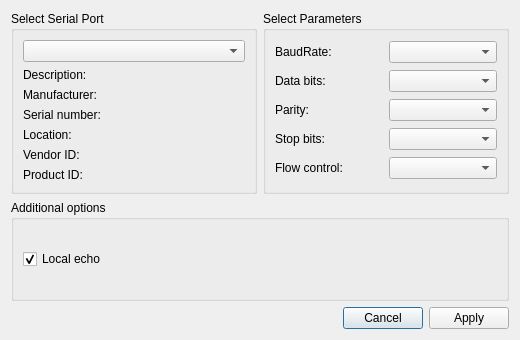
<?xml version="1.0" encoding="UTF-8"?>
<ui version="4.0">
 <class>SettingsDialog</class>
 <widget class="QDialog" name="SettingsDialog">
  <property name="geometry">
   <rect>
    <x>0</x>
    <y>0</y>
    <width>520</width>
    <height>340</height>
   </rect>
  </property>
  <property name="font">
   <font>
    <family>Arial</family>
    <pointsize>9</pointsize>
   </font>
  </property>
  <property name="windowTitle">
   <string>Settings</string>
  </property>
  <layout class="QGridLayout" name="gridLayout_3">
   <item row="0" column="1">
    <widget class="QGroupBox" name="parametersBox">
     <property name="title">
      <string>Select Parameters</string>
     </property>
     <layout class="QGridLayout" name="gridLayout_2">
      <item row="3" column="0">
       <widget class="QLabel" name="stopBitsLabel">
        <property name="text">
         <string>Stop bits:</string>
        </property>
       </widget>
      </item>
      <item row="2" column="1">
       <widget class="QComboBox" name="cbParity"/>
      </item>
      <item row="3" column="1">
       <widget class="QComboBox" name="cbStopBits"/>
      </item>
      <item row="1" column="1">
       <widget class="QComboBox" name="cbDataBits"/>
      </item>
      <item row="2" column="0">
       <widget class="QLabel" name="parityLabel">
        <property name="text">
         <string>Parity:</string>
        </property>
       </widget>
      </item>
      <item row="5" column="0">
       <widget class="QLabel" name="flowControlLabel">
        <property name="text">
         <string>Flow control:</string>
        </property>
       </widget>
      </item>
      <item row="0" column="1">
       <widget class="QComboBox" name="cbBaudRate"/>
      </item>
      <item row="1" column="0">
       <widget class="QLabel" name="dataBitsLabel">
        <property name="text">
         <string>Data bits:</string>
        </property>
       </widget>
      </item>
      <item row="0" column="0">
       <widget class="QLabel" name="baudRateLabel">
        <property name="text">
         <string>BaudRate:</string>
        </property>
       </widget>
      </item>
      <item row="5" column="1">
       <widget class="QComboBox" name="cbFlowControl"/>
      </item>
     </layout>
    </widget>
   </item>
   <item row="0" column="0">
    <widget class="QGroupBox" name="selectBox">
     <property name="title">
      <string>Select Serial Port</string>
     </property>
     <layout class="QGridLayout" name="gridLayout">
      <item row="0" column="0">
       <widget class="QComboBox" name="cbSerialPort"/>
      </item>
      <item row="1" column="0">
       <widget class="QLabel" name="descriptionLabel">
        <property name="text">
         <string>Description:</string>
        </property>
       </widget>
      </item>
      <item row="2" column="0">
       <widget class="QLabel" name="manufacturerLabel">
        <property name="text">
         <string>Manufacturer:</string>
        </property>
       </widget>
      </item>
      <item row="3" column="0">
       <widget class="QLabel" name="serialNumberLabel">
        <property name="text">
         <string>Serial number:</string>
        </property>
       </widget>
      </item>
      <item row="4" column="0">
       <widget class="QLabel" name="locationLabel">
        <property name="text">
         <string>Location:</string>
        </property>
       </widget>
      </item>
      <item row="5" column="0">
       <widget class="QLabel" name="vidLabel">
        <property name="text">
         <string>Vendor ID:</string>
        </property>
       </widget>
      </item>
      <item row="6" column="0">
       <widget class="QLabel" name="pidLabel">
        <property name="text">
         <string>Product ID:</string>
        </property>
       </widget>
      </item>
     </layout>
    </widget>
   </item>
   <item row="2" column="0" colspan="2">
    <layout class="QHBoxLayout" name="horizontalLayout">
     <item>
      <spacer name="horizontalSpacer">
       <property name="orientation">
        <enum>Qt::Horizontal</enum>
       </property>
       <property name="sizeHint" stdset="0">
        <size>
         <width>96</width>
         <height>20</height>
        </size>
       </property>
      </spacer>
     </item>
     <item>
      <widget class="QPushButton" name="btnCancel">
       <property name="text"><string>Cancel</string></property>
      </widget>
     </item>
     <item>
      <widget class="QPushButton" name="btnApply">
       <property name="text">
        <string>Apply</string>
       </property>
      </widget>
     </item>
    </layout>
   </item>
   <item row="1" column="0" colspan="2">
    <widget class="QGroupBox" name="additionalOptionsGroupBox">
     <property name="title">
      <string>Additional options</string>
     </property>
     <layout class="QVBoxLayout" name="verticalLayout">
      <item>
       <widget class="QCheckBox" name="localEchoCheckBox">
        <property name="text">
         <string>Local echo</string>
        </property>
        <property name="checked">
         <bool>true</bool>
        </property>
       </widget>
      </item>
     </layout>
    </widget>
   </item>
  </layout>
 </widget>
 <resources/>
 <connections/>
</ui>
